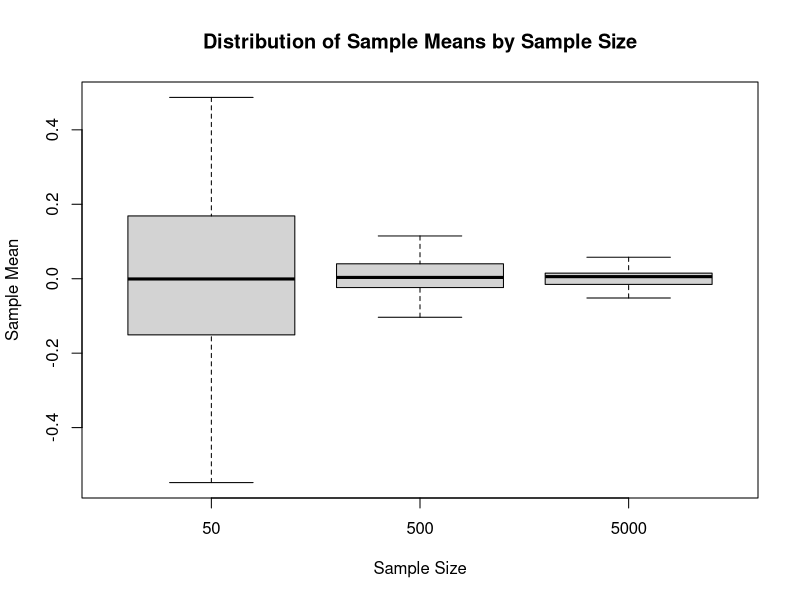

Recreate this plot in R.
## ---- chunk 1

M <- c() # initialize an empty vector to store the means

# Loop over three different sample sizes: 50, 500, and 5,000 
for (k in c(50,500,5000)) 
{
    for (i in 1:50)             # simulate the sample mean 50 times    
    {
        A <- rnorm(k,0,sqrt(2)) # generate k observations with mean = 0, variance = 2
        m <- mean(A)
        M <- c(M,m)
    }
}
## ---- chunk 2
D <- data.frame(mean = M, label = rep(c('50','500','5000'), each = 50))  # 'rep(..., each = 50)' aligns labels with sample sizes
boxplot(D$mean ~ D$label,
        main = "Distribution of Sample Means by Sample Size",
        xlab = "Sample Size", ylab = "Sample Mean")
